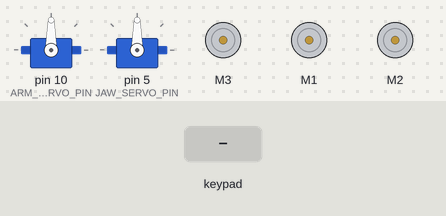
Bench run of a sketch on a simulated Arduino Uno, built with avr-gcc and run on an emulated ATmega328P. Parts: 2 × servo, 3 × DC motor (green arrow = forward, orange = backward, longer = faster). The inputs (shaded band) are chosen by the test bench.

Above: at 1.3 s.
1.4 s: key 'X' pressed
At 1.8 s:
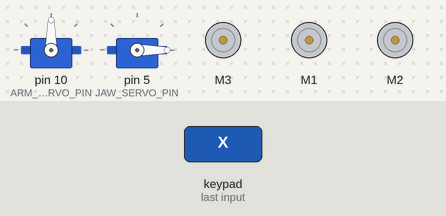
Timing chart, 0 to 4.4 s (numbered marks = the images above; inputs shaded):
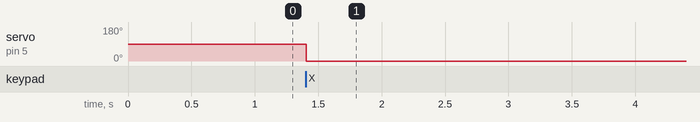

Measured:
- after the input at 1.4 s, servo on pin 5 (JAW_SERVO_PIN): 90° → 0° at once

The sketch:

Protobot2.ino
```cpp
#include <Wire.h>
#include <Adafruit_MotorShield.h>
#include "utility/Adafruit_MS_PWMServoDriver.h"
#include <Servo.h>
#include <PS2X_lib.h>

// Specify Arduino pins for arm servo and PS2 controller connections.
#define ARM_SERVO_PIN     10
#define JAW_SERVO_PIN     5
#define PS2_CLOCK_PIN     9
#define PS2_COMMAND_PIN   7
#define PS2_ATTENTION_PIN 8
#define PS2_DATA_PIN      6

// PS2 joystick characteristics.
#define PS2_REFRESH       5     // Controller refresh rate (ms)
#define JOYSTICK_ZERO     128   // Joystick midpoint value
#define JOYSTICK_RANGE    124   // 128 - JOYSTICK DEADZONE
#define JOYSTICK_DEADZONE 4

// Arm servo characteristics. 0 = full speed in one direction, 90 = zero speed, 180 = full speed in opposite direction.
#define ARM_SPEED_ZERO    90
#define ARM_SPEED_RANGE   90
float ARM_SPEED_SCALE =   ARM_SPEED_RANGE / JOYSTICK_RANGE;

// Jaw servo characteristics. TBD.
#define JAW_STEP          3     // Number of steps by which each L1/R1 press closes/opens jaw servo.

#define BASE_SPEED_ZERO    0
#define BASE_SPEED_RANGE   255
float BASE_SPEED_SCALE =   BASE_SPEED_RANGE / JOYSTICK_RANGE;

#define LIFT_SPEED_ZERO    0
#define LIFT_SPEED_RANGE   255
float LIFT_SPEED_SCALE =   LIFT_SPEED_RANGE / JOYSTICK_RANGE;

// Global variables storing servo speeds; initialize to zero speed.
float armSpeed  = ARM_SPEED_ZERO;
float baseSpeed = BASE_SPEED_ZERO;
float liftSpeed = LIFT_SPEED_ZERO;

// Declare servo, motor, and PS2 controller objects.
PS2X  ps2;
Servo armServo;
Servo jawServo;

Adafruit_MotorShield motorShield  = Adafruit_MotorShield();
Adafruit_DCMotor *liftMotor1      = motorShield.getMotor(1);
Adafruit_DCMotor *liftMotor2      = motorShield.getMotor(2);
Adafruit_DCMotor *baseMotor       = motorShield.getMotor(3);
Adafruit_DCMotor *vacuum          = motorShield.getMotor(4);
#define VACUUM_DEADZONE 200                                     // Prevents unintended switching when button is depressed for up to t = VACUUM_DEADZONE ms.
boolean vacuumOn = false;                                       // Allows vacuum to be switched on and off alternatingly.
long    lastTime = 0;                                              // Stores last time vacuum switch (R2) was depressed.

void setup() {
  motorShield.begin();
  armServo.attach(ARM_SERVO_PIN);
  jawServo.attach(JAW_SERVO_PIN);

  // Set up PS2 controller; loop until ready.
  byte ps2Status;
  do {
    ps2Status = ps2.config_gamepad(PS2_CLOCK_PIN, PS2_COMMAND_PIN, PS2_ATTENTION_PIN, PS2_DATA_PIN);
  } while (ps2Status == 1);
  delay(100);
}

void loop() {
  ps2.read_gamepad();

  // Read vertical-axis inputs from right joystick to extend/retract arm.
  float joystickRY = (float)JOYSTICK_ZERO - ps2.Analog(PSS_RY);
  if (abs(joystickRY) > JOYSTICK_DEADZONE) {
    armSpeed = ARM_SPEED_ZERO + joystickRY * ARM_SPEED_SCALE;
    armServo.write(armSpeed);
  } else {
    armServo.write(ARM_SPEED_ZERO);
  }

  // Read horizontal-axis inputs from left joystick to rotate base.
  float joystickLX = (float)ps2.Analog(PSS_LX) - JOYSTICK_ZERO;
  if (abs(joystickLX) > JOYSTICK_DEADZONE) {
    baseSpeed = BASE_SPEED_ZERO + joystickLX * BASE_SPEED_SCALE;
    baseMotor -> setSpeed(abs(baseSpeed));
    if (baseSpeed > 0) {
      baseMotor -> run(FORWARD);
    } else {
      baseMotor -> run(BACKWARD);
    }
  } else {
      baseMotor -> run(RELEASE);
  }

  // Read vertical-axis inputs from left joystick to raise/lower lift.
  float joystickLY = (float)JOYSTICK_ZERO - ps2.Analog(PSS_LY);
  if (abs(joystickLY) > JOYSTICK_DEADZONE) {
    liftSpeed = LIFT_SPEED_ZERO + joystickLY * LIFT_SPEED_SCALE;
    liftMotor1 -> setSpeed(abs(liftSpeed));
    liftMotor2 -> setSpeed(abs(liftSpeed));
    if (liftSpeed > 0) {
      liftMotor1 -> run(FORWARD);
      liftMotor2 -> run(FORWARD);
    } else {
      liftMotor1 -> run(BACKWARD);
      liftMotor2 -> run(BACKWARD);
    }
  } else {
      liftMotor1 -> run(RELEASE);
      liftMotor2 -> run(RELEASE);
  }

  // Read L1 and R1 to open/close jaw.
  while (ps2.Button(PSB_L1) || ps2.Button(PSB_R1)) {
    while (ps2.Button(PSB_L1) && jawServo.read() > 0) {
      int currentJawPosition = jawServo.read();
      jawServo.write(currentJawPosition - JAW_STEP);
      delay(PS2_REFRESH);
    }
    while (ps2.Button(PSB_R1) && jawServo.read() < 180) {
      int currentJawPosition = jawServo.read();
      jawServo.write(currentJawPosition + JAW_STEP);
      delay(PS2_REFRESH);
    }
    delay(PS2_REFRESH);
  }

  // Read X. If X is depressed, fully open the jaw.
  if (ps2.Button(PSB_CROSS)) {
    jawServo.write(0);
  }

  // Read R2. If R2 is depressed and at least t = VACUUM_DEADZONE ms has elapsed since last depression, switch vacuum on/off as necessary.
  long currentTime = millis();
  if (ps2.Button(PSB_R2) && currentTime - lastTime > VACUUM_DEADZONE) {
    if (!vacuumOn) {
      vacuum -> run(FORWARD);
      vacuum -> setSpeed(255);
    } else {
      vacuum -> run(RELEASE);
    }
    vacuumOn = !vacuumOn;
    lastTime = millis();
  }
  delay(PS2_REFRESH);
}
```
